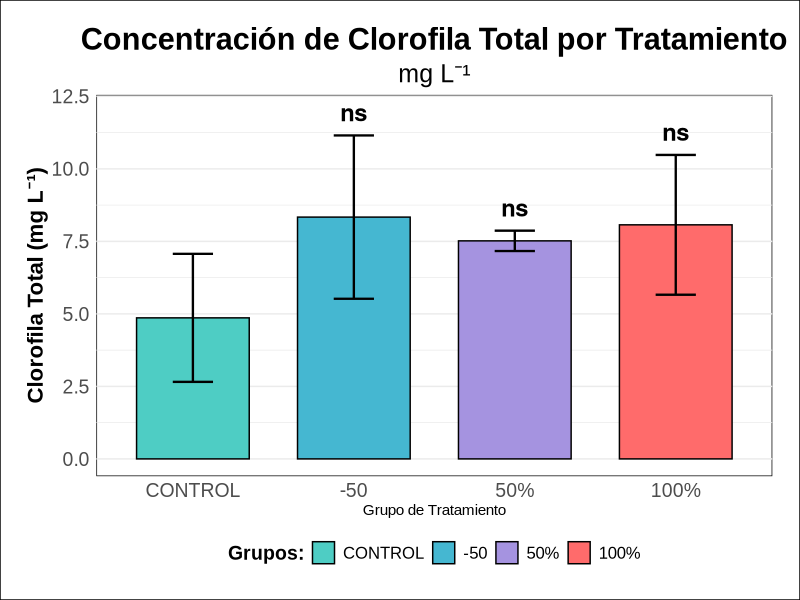
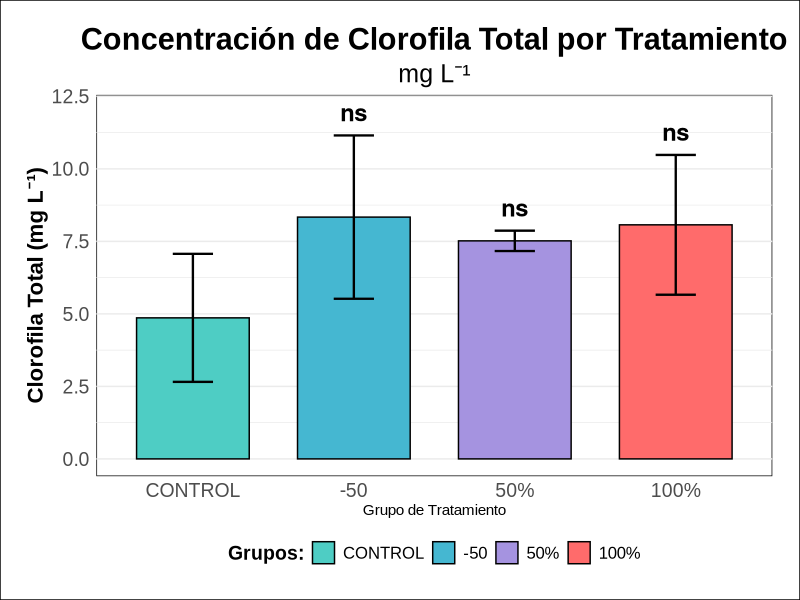

Recreate these plots in R, in order.
# ==========================================================================
# Concentración de clorofilas por tratamiento
# ==========================================================================
# Autor: Dr. José Juan Torres Martínez
# Docente de Ciencias Químicas
# Universidad Autónoma de San Luis Potosí (UASLP)
# México
#
# Material académico para estudiantes
#
# Descripción: Análisis estadístico (prueba de Dunnett) y gráfico de la concentración de clorofilas por tratamiento.
# ==========================================================================


# 1. CARGAR PAQUETES Y DATOS
# ----------------------------------
library(tidyverse)
library(multcomp)
library(ggtext)

# Nuevos datos de clorofila calculando la media de las repeticiones
datos_clorofila <- data.frame(
  Grupo = factor(rep(c("-50", "CONTROL", "50%", "100%"), each = 3), levels = c("CONTROL", "-50", "50%", "100%")),
  Repetición = factor(rep(1:3, 4)),
  Clorofila_Total = c(5.205627, 10.661413, 9.143213,
                      5.743707, 6.494213, 2.351240,
                      7.868960, 7.517687, 7.166447,
                      5.298240, 9.244453, 9.668360)
)

# ----------------------------------
# 2. ANÁLISIS ESTADÍSTICO
# ----------------------------------
dunnett_resultados <- datos_clorofila %>%
  group_by(NULL) %>% # No agrupamos por días
  group_modify(~ {
    .x$Grupo <- relevel(.x$Grupo, ref = "CONTROL")
    modelo <- aov(Clorofila_Total ~ Grupo, data = .x)
    dunnett <- glht(modelo, linfct = mcp(Grupo = "Dunnett"))
    resumen <- summary(dunnett)
    
    data.frame(
      contrast = names(coef(dunnett)),
      estimate = as.numeric(coef(dunnett)),
      p.value = as.numeric(resumen$test$pvalues),
      stringsAsFactors = FALSE
    )
  }) %>%
  ungroup() %>%
  mutate(
    contrast = str_remove(contrast, " - CONTROL"),
    p.adj = p.value,
    p.adj.signif = case_when(
      p.adj > 0.05 ~ "ns",
      p.adj <= 0.05 & p.adj > 0.01 ~ "*",
      p.adj <= 0.01 & p.adj > 0.001 ~ "**",
      p.adj <= 0.001 ~ "***"
    )
  )

# Preparar datos para gráfico
datos_resumen_clorofila <- datos_clorofila %>%
  group_by(Grupo) %>%
  summarise(
    Media_Clorofila = mean(Clorofila_Total),
    DE_Clorofila = sd(Clorofila_Total),
    n = n(),
    .groups = "drop"
  )

resultados_grafico <- datos_resumen_clorofila %>%
  filter(Grupo != "CONTROL") %>%
  left_join(dunnett_resultados, by = c("Grupo" = "contrast")) %>%
  mutate(y.position = Media_Clorofila + DE_Clorofila + 0.8)

# ----------------------------------
# 3. GRÁFICO CON LEYENDA
# ----------------------------------
grafico_final_leyenda <- ggplot(datos_resumen_clorofila, aes(x = Grupo, y = Media_Clorofila, fill = Grupo)) +
  geom_bar(stat = "identity", color = "black", position = position_dodge(), width = 0.7) +
  geom_errorbar(aes(ymin = Media_Clorofila - DE_Clorofila,
                    ymax = Media_Clorofila + DE_Clorofila),
                width = 0.25,
                position = position_dodge(0.7),
                size = 0.8) +
  scale_fill_manual(values = c("CONTROL" = "#4ECDC4",
                               "-50" = "#45B7D1",
                               "50%" = "#A593E0",
                               "100%" = "#FF6B6B"),
                    name = "Grupos:") +
  geom_text(data = resultados_grafico %>% filter(!is.na(p.adj.signif)),
            aes(x = Grupo, y = y.position, label = p.adj.signif),
            size = 6, fontface = "bold", color = "black",
            position = position_dodge(width = 0.7)) +
  labs(
    title = "Concentración de Clorofila Total por Tratamiento",
    subtitle = "mg L⁻¹",
    x = "Grupo de Tratamiento",
    y = "Clorofila Total (mg L⁻¹)"
  ) +
  theme_minimal() +
  theme(
    text = element_text(family = "Arial"),
    plot.background = element_rect(fill = "white"),
    panel.background = element_rect(fill = "white"),
    plot.title = element_text(face = "bold", hjust = 0.5, size = 22),
    plot.subtitle = element_text(hjust = 0.5, size = 18),
    axis.title.y = element_text(face = "bold", size = 16),
    axis.text.x = element_text(size = 14),
    axis.text.y = element_text(size = 14),
    legend.position = "bottom",
    legend.title = element_text(face = "bold", size = 14),
    legend.text = element_text(size = 12),
    panel.grid.major.x = element_blank(),
    panel.grid.minor.x = element_blank(),
    plot.margin = margin(20, 20, 20, 20),
    strip.background = element_rect(fill = "lightgray")
  )

# Mostrar gráfico
print(grafico_final_leyenda)

# Exportar en alta calidad
ggsave("clorofila_tratamientos.tiff", plot = grafico_final_leyenda,
       device = "tiff", dpi = 1200, bg = "white",
       width = 10, height = 6, units = "in", compression = "lzw")

# --------------------------------------------------------------------------
# Interpretación: Concentración de Clorofila Total por Tratamiento
# --------------------------------------------------------------------------
# - Eje X: Grupo de Tratamiento (CONTROL, -50, 50% y 100%). Es una variable
#   categórica, sin unidades: cada barra es un tratamiento distinto, no una cantidad
#   que aumente de izquierda a derecha.
# - Eje Y: Clorofila Total, en miligramos por litro (mg L⁻¹). La altura de cada
#   barra es la media de las 3 repeticiones de ese tratamiento. La línea vertical
#   que cruza cada barra es la barra de error: muestra la desviación estándar (DE),
#   es decir, cuánto variaron las repeticiones alrededor de la media. También está
#   en mg L⁻¹, igual que el eje Y.
# - Lo que se aprecia: las cuatro barras están en un rango parecido, entre aprox.
#   4.86 y 8.34 mg L⁻¹. La más baja es el CONTROL (media de aprox. 4.86 mg L⁻¹) y
#   la más alta es el tratamiento -50 (aprox. 8.34 mg L⁻¹), seguida del 100%
#   (aprox. 8.07 mg L⁻¹) y del 50% (aprox. 7.52 mg L⁻¹). Es decir, en promedio los
#   tres tratamientos quedaron por encima del control, pero las barras de error son
#   anchas, sobre todo en el CONTROL y en -50, lo que indica mucha variación entre
#   las repeticiones de un mismo tratamiento.
# - Qué significa: en promedio los tratamientos acumularon más clorofila total que
#   el control, pero la variación entre repeticiones es grande, así que la media
#   sola no basta para concluir. Hay que mirar los símbolos sobre cada barra, que
#   son el resultado de la prueba de Dunnett, que compara cada tratamiento contra el
#   CONTROL (ns = sin diferencia significativa, p > 0.05; * p ≤ 0.05; ** p ≤ 0.01;
#   *** p ≤ 0.001).

# --------------------------------------------------------------------------
# Qué aprendimos
# --------------------------------------------------------------------------
# - Cómo leer un gráfico de barras con media y desviación estándar: la altura de la
#   barra es el promedio de las repeticiones y la barra de error indica cuánto se
#   dispersaron esas repeticiones.
# - Que el eje X puede ser categórico (tratamientos) y no tener unidades, mientras
#   que el eje Y sí las tiene: aquí, miligramos por litro (mg L⁻¹).
# - Que dos barras con medias distintas no siempre son estadísticamente distintas:
#   por eso se usa la prueba de Dunnett para comparar cada tratamiento contra el
#   control antes de sacar conclusiones.
# - Que los tres tratamientos quedaron en promedio por encima del control en clorofila
#   total (el más alto fue -50%, aprox. 8.34 mg L⁻¹, y el control el más bajo, aprox.
#   4.86 mg L⁻¹), y que los símbolos sobre las barras indican si cada tratamiento
#   difiere del control según la prueba de Dunnett.
